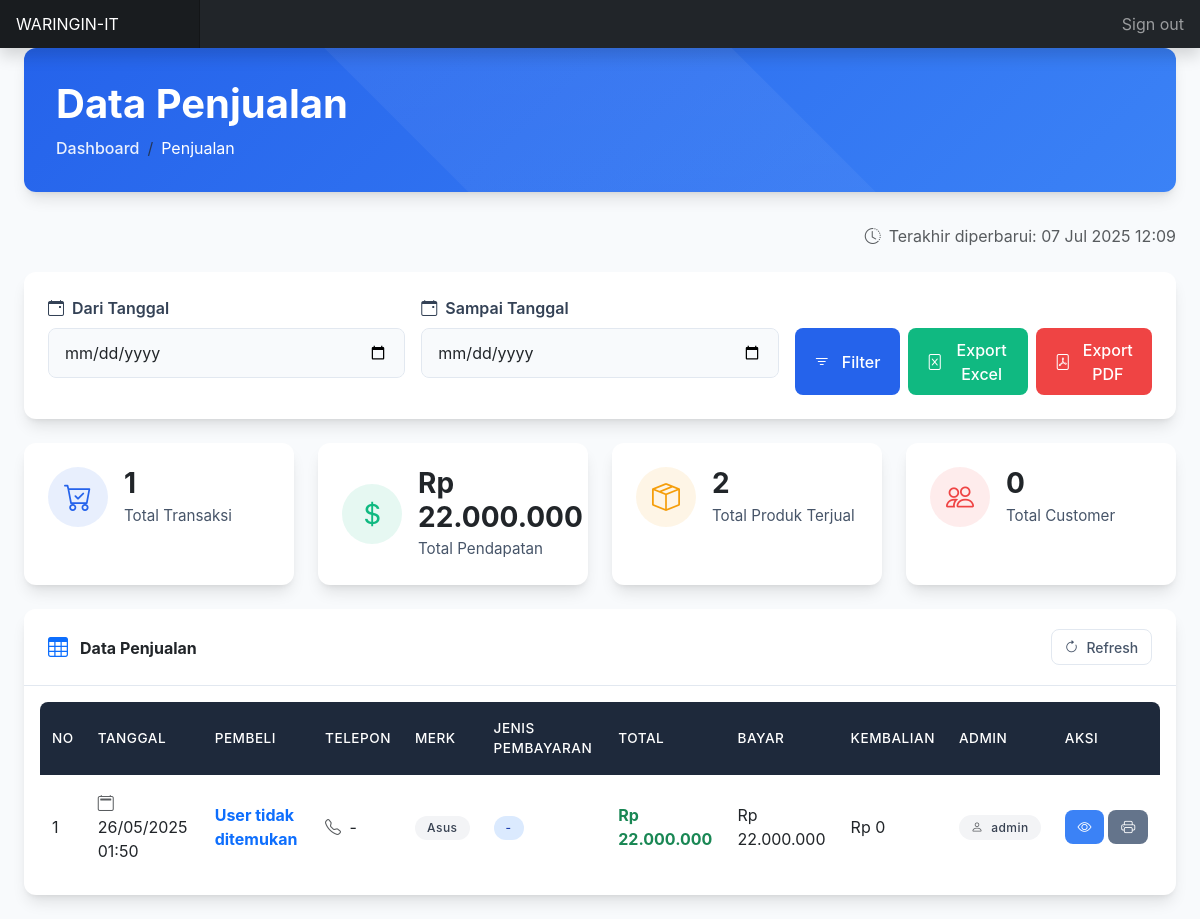
The app's page /admin/penjualan/index.php (signed in) with its own data.
### tables this page shows
CREATE TABLE `tb_penjualan` (
  `penjualan_id` int(11) NOT NULL,
  `admin_id` int(11) DEFAULT NULL,
  `tanggal` timestamp NOT NULL DEFAULT current_timestamp(),
  `bayar` decimal(10,2) DEFAULT NULL,
  `total` decimal(10,2) DEFAULT NULL,
  `kembalian` decimal(10,2) DEFAULT NULL,
  `id_pembelian` int(11) DEFAULT NULL
);

### config/koneksi.php (called while the page is built, shortened)
<?php
$host = 'localhost';
$username = 'root';
$password = '';
$database = 'toko_db';
$conn = mysqli_connect($host, $username, $password, $database);
function query($query) {
    global $conn;
    $result = mysqli_query($conn, $query);
    $rows = [];
    if ($result) {
        while ($row = mysqli_fetch_assoc($result)) {
            $rows[] = $row;
        }
    } else {
        error_log("Query error: " . mysqli_error($conn));
    }
    return $rows;
}
?>

### admin/penjualan/index.php (the view, shortened to what this page needs)
<?php
require_once '../../config/koneksi.php';
$where = "";
$query = "SELECT p.*, a.nama as admin_name, u.nama as nama_user, u.telepon, pb.jenis_pembayaran, m.nama_merk as merk,
          (SELECT SUM(dp.subtotal) FROM tb_detail_penjualan dp WHERE dp.penjualan_id = p.penjualan_id) as total_penjualan
          FROM tb_penjualan p
          LEFT JOIN tb_admin a ON p.admin_id = a.admin_id
          LEFT JOIN tb_pembelian pmb ON p.id_pembelian = pmb.id_pembelian
          LEFT JOIN tb_user u ON pmb.user_id = u.user_id
          LEFT JOIN tb_pembayaran pb ON pmb.pembayaran_id = pb.pembayaran_id
          LEFT JOIN tb_detail_penjualan dp ON p.penjualan_id = dp.penjualan_id
          LEFT JOIN tb_barang b ON dp.barang_id = b.barang_id
          LEFT JOIN tb_merk m ON b.merk_id = m.merk_id
          $where
          GROUP BY p.penjualan_id
          ORDER BY p.tanggal DESC";
$penjualan = query($query);
$query_produk = "SELECT COALESCE(SUM(dp.jumlah), 0) as total
                FROM tb_detail_penjualan dp
                JOIN tb_penjualan p ON dp.penjualan_id = p.penjualan_id
                " . (empty($where) ? "" : str_replace('WHERE', 'WHERE', $where));
$total_produk = query($query_produk)[0]['total'];
$query_customer = "SELECT COUNT(DISTINCT pmb.user_id) as total
                  FROM tb_pembelian pmb
                  JOIN tb_penjualan p ON pmb.id_pembelian = p.id_pembelian
                  " . (empty($where) ? "" : str_replace('WHERE', 'WHERE', $where));
$total_customer = query($query_customer)[0]['total'];
include_once '../includes/header.php';
?>
<div class="container-fluid px-4">
    <div class="page-header">
        <h1 class="mb-2 fw-bold">Data Penjualan</h1>
        <nav aria-label="breadcrumb">
            <ol class="breadcrumb mb-0">
                <li class="breadcrumb-item"><a href="../index.php">Dashboard</a></li>
                <li class="breadcrumb-item active">Penjualan</li>
            </ol>
        </nav>
    </div>
    <div class="mb-4 d-flex justify-content-between align-items-center">
        <div class="d-flex align-items-center">
            <i class="bi bi-clock-history text-muted me-2"></i>
            <span class="text-muted">Terakhir diperbarui: <?= date('d M Y H:i') ?></span>
        </div>
    </div>
    <div class="card filter-card mb-4">
        <form action="" method="get" class="row g-3">
            <div class="col-md-4">
                <label class="form-label">
                    <i class="bi bi-calendar-event me-1"></i>
                    Dari Tanggal
                </label>
                <input type="date" class="form-control" name="dari"
                       value="<?= isset($_GET['dari']) ? $_GET['dari'] : ''; ?>">
            </div>
            <div class="col-md-4">
                <label class="form-label">
                    <i class="bi bi-calendar-event me-1"></i>
                    Sampai Tanggal
                </label>
                <input type="date" class="form-control" name="sampai"
                       value="<?= isset($_GET['sampai']) ? $_GET['sampai'] : ''; ?>">
            </div>
            <div class="col-md-4">
                <label class="form-label">&nbsp;</label>
                <div class="d-flex gap-2">
                    <button type="submit" class="btn btn-primary">
                        <i class="bi bi-filter me-1"></i> Filter
                    </button>
                    <button type="button" class="btn btn-success" onclick="exportExcel()">
                        <i class="bi bi-file-excel me-1"></i> Export Excel
                    </button>
                    <button type="button" class="btn btn-danger" onclick="exportPDF()">
            <i class="bi bi-file-pdf me-1"></i> Export PDF
        </button>
                </div>
            </div>
        </form>
    </div>
    <div class="row g-4 mb-4">
        <div class="col-xl-3 col-md-6">
            <div class="card stats-card h-100">
                <div class="stats-card-body">
                    <div class="stats-icon primary">
                        <i class="bi bi-cart-check"></i>
                    </div>
                    <div class="stats-info">
                        <div class="stats-value"><?= count($penjualan); ?></div>
                        <p class="stats-label">Total Transaksi</p>
                    </div>
                </div>
            </div>
        </div>
        <div class="col-xl-3 col-md-6">
            <div class="card stats-card h-100">
                <div class="stats-card-body">
                    <div class="stats-icon success">
                        <i class="bi bi-currency-dollar"></i>
                    </div>
                    <div class="stats-info">
                        <div class="stats-value">
                            Rp <?= number_format(array_sum(array_column($penjualan, 'total')), 0, ',', '.'); ?>
                        </div>
                        <p class="stats-label">Total Pendapatan</p>
                    </div>
                </div>
            </div>
        </div>
        <div class="col-xl-3 col-md-6">
            <div class="card stats-card h-100">
                <div class="stats-card-body">
                    <div class="stats-icon warning">
                        <i class="bi bi-box-seam"></i>
                    </div>
                    <div class="stats-info">
                        <div class="stats-value"><?= $total_produk; ?></div>
                        <p class="stats-label">Total Produk Terjual</p>
                    </div>
                </div>
            </div>
        </div>
        <div class="col-xl-3 col-md-6">
            <div class="card stats-card h-100">
                <div class="stats-card-body">
                    <div class="stats-icon danger">
                        <i class="bi bi-people"></i>
                    </div>
                    <div class="stats-info">
                        <div class="stats-value"><?= $total_customer; ?></div>
                        <p class="stats-label">Total Customer</p>
                    </div>
                </div>
            </div>
        </div>
    </div>
    <div class="card mb-4">
        <div class="card-header">
            <div class="d-flex justify-content-between align-items-center">
                <div>
                    <i class="bi bi-table fs-5 text-primary me-2"></i>
                    <span class="fw-bold">Data Penjualan</span>
                </div>
                <button class="btn btn-light btn-sm" onclick="window.location.reload()">
                    <i class="bi bi-arrow-clockwise"></i>
                    Refresh
                </button>
            </div>
        </div>
        <div class="card-body">
            <div class="table-responsive">
                <table id="dataTable" class="table table-hover">
                    <thead>
                        <tr>
                            <th>No</th>
                            <th>Tanggal</th>
                            <th>Pembeli</th>
                            <th>Telepon</th>
                            <th>Merk</th>
                            <th>Jenis Pembayaran</th>
                            <th>Total</th>
                            <th>Bayar</th>
                            <th>Kembalian</th>
                            <th>Admin</th>
                            <th>Aksi</th>
                        </tr>
                    </thead>
                    <tbody>
                        <?php $no = 1; foreach ($penjualan as $row) : ?>
                        <tr>
                            <td><?= $no++; ?></td>
                            <td>
                                <i class="bi bi-calendar2 text-muted me-1"></i>
                                <?= date('d/m/Y H:i', strtotime($row['tanggal'])); ?>
                            </td>
                            <td>
                                <div class="fw-bold text-primary"><?= htmlspecialchars($row['nama_user'] ?? 'User tidak ditemukan'); ?></div>
                            </td>
                            <td>
                                <i class="bi bi-telephone text-muted me-1"></i>
                                <?= htmlspecialchars($row['telepon'] ?? '-'); ?>
                            </td>
                                    <td>
            <span class="badge bg-light">
                <?= htmlspecialchars($row['merk'] ?? '-'); ?>
            </span>
        </td>
                            <td>
                                <span class="badge bg-info">
                                    <?= htmlspecialchars($row['jenis_pembayaran'] ?? '-'); ?>
                                </span>
                            </td>
                            <td class="fw-bold text-success">
                                Rp <?= number_format($row['total'], 0, ',', '.'); ?>
                            </td>
                            <td>
                                Rp <?= number_format($row['bayar'], 0, ',', '.'); ?>
                            </td>
                            <td>
                                Rp <?= number_format($row['kembalian'], 0, ',', '.'); ?>
                            </td>
                            <td>
                                <span class="badge bg-light">
                                    <i class="bi bi-person text-muted me-1"></i>
                                    <?= htmlspecialchars($row['admin_name']); ?>
                                </span>
                            </td>
                            <td>
                                <div class="d-flex gap-1">
                                    <a href="detail.php?id=<?= $row['penjualan_id']; ?>"
                                       class="btn btn-info btn-sm" title="Detail">
                                        <i class="bi bi-eye"></i>
                                    </a>
                                    <a href="cetak.php?id=<?= $row['penjualan_id']; ?>"
                                       target="_blank"
                                       class="btn btn-secondary btn-sm"
                                       title="Cetak">
                                        <i class="bi bi-printer"></i>
                                    </a>
                                </div>
                            </td>
                        </tr>
                        <?php endforeach; ?>
                    </tbody>
                </table>
            </div>
        </div>
    </div>
</div>

### admin/penjualan/index.php (style rules this page uses)
:root { --primary-color: #2563eb; --primary-hover: #1d4ed8; --secondary-color: #475569; --success-color: #10b981; --danger-color: #ef4444; --warning-color: #f59e0b; --border-radius: 0.75rem; --box-shadow: 0 10px 15px -3px rgba(0,0,0,0.1), 0 4px 6px -4px rgba(0,0,0,0.1); --transition: all 0.3s ease; }
body { font-family: 'Inter', 'Segoe UI', Roboto, Oxygen, Ubuntu, Cantarell, sans-serif; background-color: #f8fafc; }
.page-header { background: linear-gradient(135deg, var(--primary-color), #3b82f6); color: white; padding: 2rem; border-radius: var(--border-radius); margin-bottom: 2rem; box-shadow: var(--box-shadow); position: relative; overflow: hidden; }
.page-header::before { content: ''; position: absolute; top: -50%; right: -50%; bottom: -50%; left: -50%; background: linear-gradient(135deg, rgba(255,255,255,0.1) 0%, rgba(255,255,255,0) 100%); transform: rotate(45deg); z-index: 0; }
.page-header * { position: relative; z-index: 1; }
.breadcrumb-item a { color: rgba(255,255,255,0.9); text-decoration: none; font-weight: 500; transition: var(--transition); }
.breadcrumb-item.active { color: white; font-weight: 400; }
.card { border: none; border-radius: var(--border-radius); box-shadow: var(--box-shadow); transition: var(--transition); overflow: hidden; }
.card-header { background: white; border-bottom: 1px solid #e2e8f0; padding: 1.25rem 1.5rem; font-weight: 600; color: var(--dark-color); }
.table { margin-bottom: 0; border-collapse: separate; border-spacing: 0; }
.table th { background: #1e293b; color: white; font-weight: 500; text-transform: uppercase; font-size: 0.85rem; letter-spacing: 0.5px; padding: 1rem 0.75rem; vertical-align: middle; border: none; }
.table th:first-child { border-top-left-radius: 0.5rem; }
.table th:last-child { border-top-right-radius: 0.5rem; }
.table td { vertical-align: middle; padding: 1rem 0.75rem; border-top: none; border-bottom: 1px solid #e2e8f0; transition: var(--transition); }
.table tr:last-child td { border-bottom: none; }
.table tr:last-child td:first-child { border-bottom-left-radius: 0.5rem; }
.table tr:last-child td:last-child { border-bottom-right-radius: 0.5rem; }
.badge { padding: 0.5em 1em; font-weight: 500; border-radius: 2rem; letter-spacing: 0.5px; transition: var(--transition); }
.btn { padding: 0.6rem 1.2rem; border-radius: 0.5rem; font-weight: 500; transition: var(--transition); display: inline-flex; align-items: center; justify-content: center; gap: 0.5rem; }
.btn-sm { padding: 0.4rem 0.8rem; font-size: 0.875rem; }
.btn-primary { background: var(--primary-color); border: none; color: white; }
.btn-danger { background: var(--danger-color); border: none; }
.btn-light { background: white; border: 1px solid #e2e8f0; color: var(--secondary-color); }
.btn-info { background: #3b82f6; border: none; color: white; }
.btn-secondary { background: #64748b; border: none; color: white; }
.btn-success { background: var(--success-color); border: none; color: white; }
.stats-card { border-radius: var(--border-radius); background: white; overflow: hidden; height: 100%; }
.stats-card-body { display: flex; align-items: center; padding: 1.5rem; }
.stats-icon { width: 60px; height: 60px; border-radius: 50%; display: flex; align-items: center; justify-content: center; font-size: 1.75rem; margin-right: 1rem; flex-shrink: 0; }
.stats-icon.primary { background-color: rgba(37, 99, 235, 0.1); color: var(--primary-color); }
.stats-icon.success { background-color: rgba(16, 185, 129, 0.1); color: var(--success-color); }
.stats-icon.warning { background-color: rgba(245, 158, 11, 0.1); color: var(--warning-color); }
.stats-icon.danger { background-color: rgba(239, 68, 68, 0.1); color: var(--danger-color); }
.stats-info { flex-grow: 1; }
.stats-value { font-size: 1.75rem; font-weight: 700; margin-bottom: 0.25rem; line-height: 1.2; }
.stats-label { color: var(--secondary-color); font-size: 0.95rem; margin: 0; }
.filter-card { margin-bottom: 2rem; padding: 1.5rem; }
.filter-card .form-label { font-weight: 600; margin-bottom: 0.5rem; color: #334155; }
.filter-card .form-control { border-radius: 0.5rem; border: 1px solid #e2e8f0; padding: 0.75rem 1rem; background-color: #f8fafc; transition: var(--transition); }
.badge.bg-info { background-color: #dbeafe !important; color: #1e40af; }
.badge.bg-light { background-color: #f3f4f6 !important; color: #374151; }

### records on screen
tb_penjualan: tanggal "26/05/2025 01:50", nama_user "User tidak ditemukan", telepon "-", merk "Asus", jenis_pembayaran "-", total "22.000.000", bayar "22.000.000", kembalian "0", admin.nama "admin"

### other values on screen
count($penjualan) "1"
array_sum(array_column($penjualan, 'total')) "22.000.000"
$total_produk "2"
$total_customer "0"
